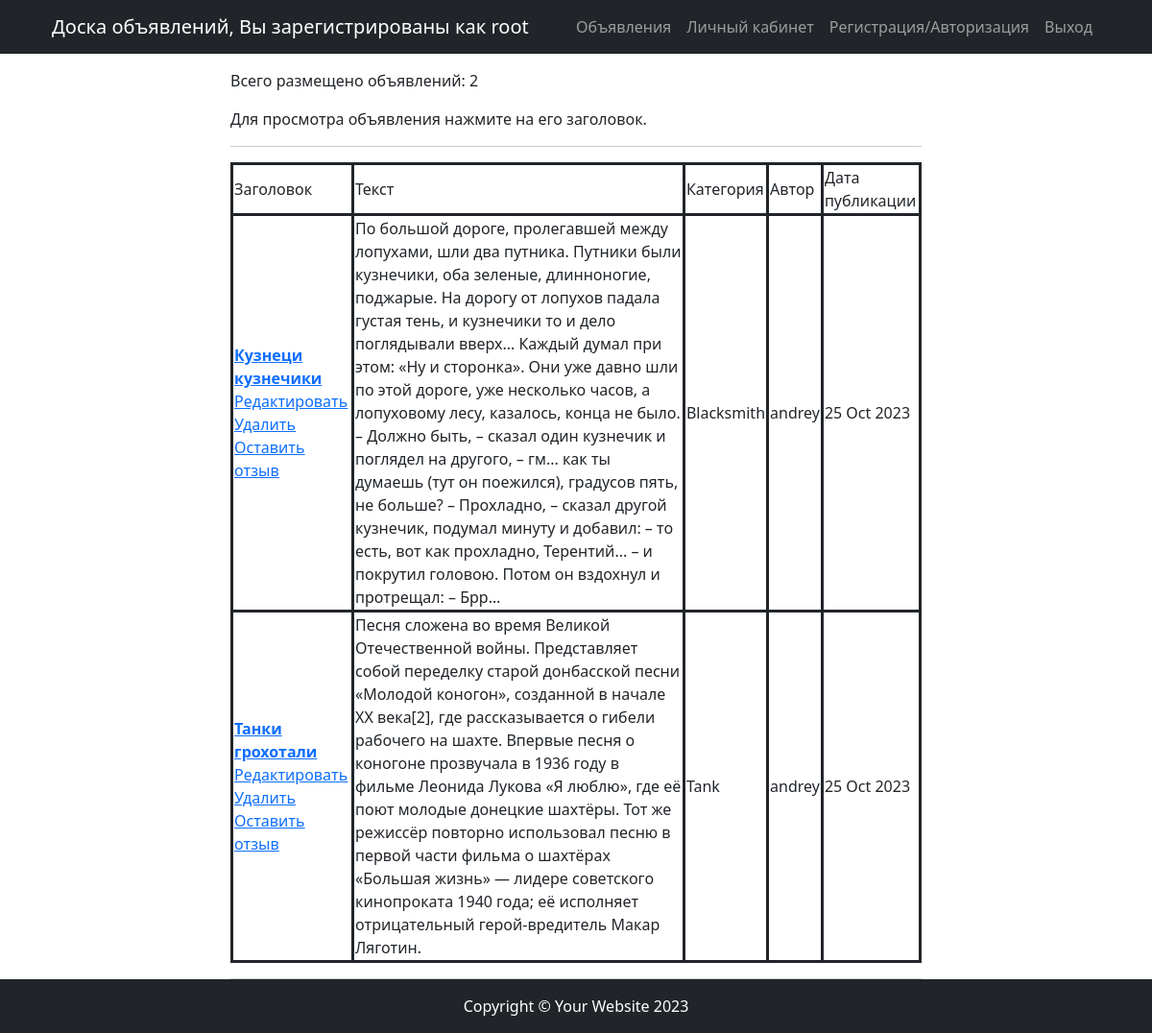
/board/ (signed in), run on the app's committed database.
### board/models.py (models this page shows, shortened)
class Post(models.Model):
    postUser = models.ForeignKey(User, on_delete=models.CASCADE, verbose_name='Пользователь')
    category_type = (
        ("Tank", 'Танки'),
        ("Heal", 'Хилы'),
        ("DD", 'ДД'),
        ("Trader", 'Торговцы'),
        ("Guildmaster", 'Гилдмастеры'),
        ("Questgiver", 'Квестгиверы'),
        ("Blacksmith", 'Кузнецы'),
        ("Tanner", 'Кожевники'),
        ("Potionmaster", 'Зельевары'),
        ("Spellmaster", 'Мастера заклинаний')
    )
    category = models.CharField(max_length=12, choices=category_type, default="Tank", verbose_name='Категория')
    date = models.DateTimeField(auto_now_add=True)
    title = models.CharField(max_length=64,  verbose_name='Заголовок')
    text = models.TextField(verbose_name='Текст объявления')

### board/views.py (the view)
# urls.py: path('', PostList.as_view(), name='post_all'),
class PostList(ListView):
    model = Post  # указываем модель, объекты которой мы будем выводить
    template_name = 'board/post_all.html'
    context_object_name = 'post_all'
    queryset = Post.objects.order_by("-date" )

### board/templates/board/post_all.html (shortened to what this page needs)
{% extends 'flatpages/default.html' %}
{% block content %}
  <p>Всего размещено объявлений: {{ post_all|length }} </p>
  <p>Для просмотра объявления нажмите на его заголовок. </p>
<hr>
    {% if post_all %}
        <table style="border:solid">
            <tr style="border:solid">
                <td style="border:solid">Заголовок</td>
                <td style="border:solid">Текст</td>
                <td style="border:solid">Категория</td>
                <td style="border:solid">Автор</td>
                <td style="border:solid">Дата публикации</td>
            </tr>
            {% for post in post_all %}
            <tr>
                <td style="border:solid">
                    <a href="{% url 'post_detail' post.id %}"><strong>{{ post.title }}</strong></a>
              <br>
                    <a href="{% url 'post_update' post.id %}"><u>Редактировать</u></a>
                    <a href="{% url 'post_delete' post.id %}"><u> Удалить </u></a>
                    <br>
                    <a href="{% url 'response_create' %}?post_id={{ post.id }}"><u> Оставить отзыв </u></a>
                </td>
                <td style="border:solid"> {{ post.text }} </td>
                <td style="border:solid"> {{ post.category }} </td>
                <td style="border:solid"> {{ post.postUser }} </td>
                <td style="border:solid"> {{ post.date|date:'d M Y' }} </td>
            </tr>
            {% endfor %}
        </table>
    {% else %}
    <h3>Объявлений нет!</h3>
    {% endif %}
<a href="{% url 'post_create' %}">Добавить объявление</a> <br>
{% endblock content %}

### board/templates/flatpages/default.html (shortened to what this page needs)
{% load static %}
<!DOCTYPE html>
<html lang="en">
    <head>
        <link href='{% static "css/styles.css" %}' rel="stylesheet" />
    </head>
    <body id="page-top">
        <header class="navbar navbar-expand-lg navbar-dark bg-dark" id="mainNav">
            <div class="container px-4">
                {% if request.user.id == None %}
                <a class="navbar-brand" href="/">Доска объявлений, Вы не зарегистрированы!</a>
                {% else %}
                <a class="navbar-brand" href="/">Доска объявлений, Вы зарегистрированы как {{ request.user }}</a>
                {% endif %}
                <div class="collapse navbar-collapse" id="navbarResponsive">
                    <ul class="navbar-nav ms-auto">
                        <li class="nav-item"><a class="nav-link" href="/board/">Объявления</a></li>
                        <li class="nav-item"><a class="nav-link" href="/board/private/">Личный кабинет</a></li>
                        <li class="nav-item"><a class="nav-link" href="/accounts/login">Регистрация/Авторизация</a></li>
                        <li class="nav-item"><a class="nav-link" href="/accounts/logout">Выход</a></li>
                    </ul>
                </div>
            </div>
        </header>
        <section id="about">
            <div class="container px-4">
                <div class="row gx-4 justify-content-center">
                    <div class="col-lg-8">
                        <p> {% block content %} {% endblock content %} </p>
                    </div>
                </div>
            </div>
        </section>
        {% include 'board/layers/parts/footer.html' %}
    </body>
</html>

### data on the page
Post: title "Кузнеци кузнечики", text "По большой дороге, пролегавшей между лопухами, шли два путника. Путники были кузнечики, оба зеленые, длинноногие, поджарые. На дорогу от лопухов падала густая тень, и кузнечики то и дело поглядывали вверх... Каждый думал при этом: «Ну и сторонка». Они уже давно шли по этой дороге, уже несколько часов, а лопуховому лесу, казалось, конца не было. – Должно быть, – сказал один кузнечик и поглядел на другого, – гм... как ты думаешь (тут он поежился), градусов пять, не больше? – Прохладно, – сказал другой кузнечик, подумал минуту и добавил: – то есть, вот как прохладно, Терентий... – и покрутил головою. Потом он вздохнул и протрещал: – Брр…", category "Blacksmith", postUser "andrey", date "25 Oct 2023"
Post: title "Танки грохотали", text "Песня сложена во время Великой Отечественной войны. Представляет собой переделку старой донбасской песни «Молодой коногон», созданной в начале XX века[2], где рассказывается о гибели рабочего на шахте. Впервые песня о коногоне прозвучала в 1936 году в фильме Леонида Лукова «Я люблю», где её поют молодые донецкие шахтёры. Тот же режиссёр повторно использовал песню в первой части фильма о шахтёрах «Большая жизнь» — лидере советского кинопроката 1940 года; её исполняет отрицательный герой-вредитель Макар Ляготин.", category "Tank", postUser "andrey", date "25 Oct 2023"

### other printed values
{{ request.user }} "root"
{{ post_all|length }} "2"
